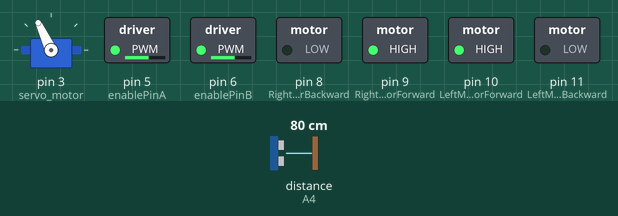
This sketch was run on a simulated Arduino Uno, built with avr-gcc and run on an emulated ATmega328P. Shown: servo, switched loads named in the sketch (green lamp = pin HIGH). The inputs (shaded band) are chosen by the test bench; at power-on: distance to the obstacle (sensor on A4) 80 cm. The echo pulse lasts 58.3 µs per cm.

Above: at 3.9 s.
4.0 s: distance to the obstacle (sensor on A4) set to 43 cm
5.5 s: distance to the obstacle (sensor on A4) set to 35 cm
At 6.7 s:
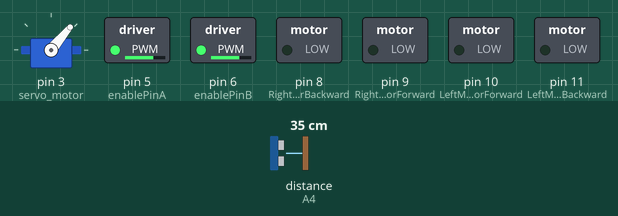
8.5 s: distance to the obstacle (sensor on A4) set to 60 cm
At 8.67 s:
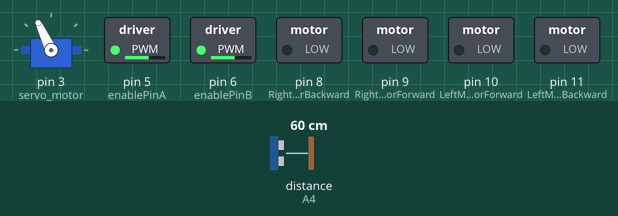
10.2 s: distance to the obstacle (sensor on A4) set to 2 cm
At 12.5 s:
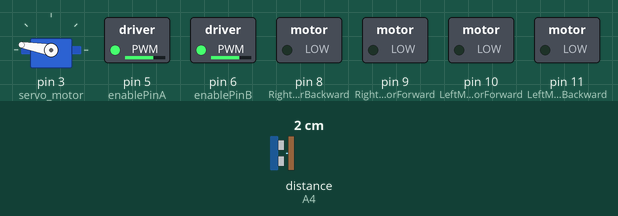
Timing chart, 0 to 14.2 s (numbered marks = the images above; inputs shaded):
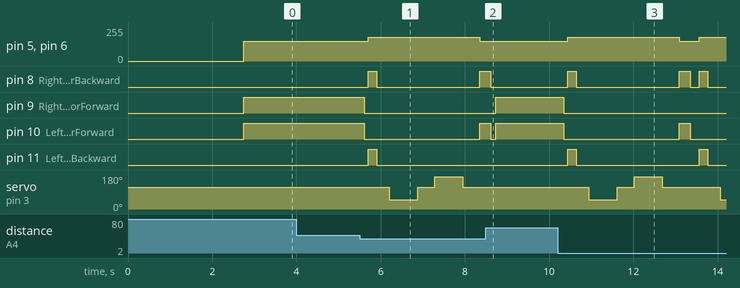

Measured:
- the behaviour switches between 41 and 40 cm on distance to the obstacle (sensor on A4) (found by bisection; images 0 and 1)
- after the input at 4.0 s, every drawn part: stays the same
- after the input at 5.5 s, pin 5 (enablePinA), pin 6 (enablePinB): 150/255 → 180/255 after 0.21 s, → 150/255 2.7 s later
- after the input at 8.5 s, pin 5 (enablePinA), pin 6 (enablePinB): stays 150/255 (without the input it goes to 180/255 after 0.33 s)
- after the input at 10.2 s, pin 5 (enablePinA), pin 6 (enablePinB): 150/255 → 180/255 after 0.25 s, → 150/255 2.6 s later, → 180/255 0.48 s later

The sketch:

Obstacle_Avoider_Code.ino
```cpp
#include <Servo.h>
#include <NewPing.h>
int enablePinA = 5;
int LeftMotorForward = 10;
int LeftMotorBackward = 11;
int RightMotorForward = 9;
int RightMotorBackward = 8;
int enablePinB = 6;

#define trig_pin A5
#define echo_pin A4

#define maximum_distance 200
boolean goesForward = false;
int distance = 100;

NewPing sonar(trig_pin, echo_pin, maximum_distance);
Servo servo_motor;


void setup(){

  pinMode(enablePinA, OUTPUT);
  pinMode(RightMotorForward, OUTPUT);
  pinMode(LeftMotorForward, OUTPUT);
  pinMode(LeftMotorBackward, OUTPUT);
  pinMode(RightMotorBackward, OUTPUT);
  pinMode(enablePinB, OUTPUT);

  servo_motor.attach(3);

  servo_motor.write(115);
  delay(2000);
  distance = readPing();
  delay(100);
  distance = readPing();
  delay(100);
  distance = readPing();
  delay(100);
  distance = readPing();
  delay(100);
}

void loop(){

  int speed = 150;

  int distanceRight = 0;
  int distanceLeft = 0;
  delay(50);

  if (distance <= 40){
    moveStop();
    delay(100);
    moveBackward();
    delay(200);
    moveStop();
    delay(300);
    distanceRight = lookRight();
    delay(400);
    distanceLeft = lookLeft();
    delay(400);

    if (distance >= distanceLeft){
      turnRight();
      moveStop();

    }
    else{
      turnLeft();
      moveStop();

    }
  }
  else{
    moveForward();
  }
    distance = readPing();
}

int lookRight(){
  servo_motor.write(50);
  delay(500);
  int distance = readPing();
  delay(100);
  servo_motor.write(115);
  return distance;
}

int lookLeft(){
  servo_motor.write(170);
  delay(500);
  int distance = readPing();
  delay(100);
  servo_motor.write(115);
  return distance;
  delay(100);
}

int readPing(){
  delay(70);
  int cm = sonar.ping_cm();
  if (cm==0){
    cm=250;
  }
  return cm;
}

void moveStop(){

  digitalWrite(RightMotorForward, LOW);
  digitalWrite(LeftMotorForward, LOW);
  digitalWrite(RightMotorBackward, LOW);
  digitalWrite(LeftMotorBackward, LOW);
}

void moveForward(){
  int speed = 150;

  if(!goesForward){

    goesForward=true;

    digitalWrite(LeftMotorForward, HIGH);
    digitalWrite(RightMotorForward, HIGH);

    digitalWrite(LeftMotorBackward, LOW);
    digitalWrite(RightMotorBackward, LOW);

    analogWrite(enablePinA, speed);
    analogWrite(enablePinB, speed);
  }
}

void moveBackward(){
  int speed = 180;

  goesForward=false;

  digitalWrite(LeftMotorBackward, HIGH);
  digitalWrite(RightMotorBackward, HIGH);

  digitalWrite(LeftMotorForward, LOW);
  digitalWrite(RightMotorForward, LOW);

  analogWrite(enablePinA, speed);
  analogWrite(enablePinB, speed);

}

void turnRight(){
  int speed = 150;

  digitalWrite(LeftMotorForward, HIGH);
  digitalWrite(RightMotorBackward, HIGH);
  delay(5);

  digitalWrite(LeftMotorBackward, LOW);
  digitalWrite(RightMotorForward, LOW);
  analogWrite(enablePinA, speed);
  analogWrite(enablePinB, speed);

  delay(250);

  digitalWrite(LeftMotorForward, HIGH);
  digitalWrite(RightMotorForward, HIGH);
  delay(5);

  digitalWrite(LeftMotorBackward, LOW);
  digitalWrite(RightMotorBackward, LOW);
  analogWrite(enablePinA, speed);
  analogWrite(enablePinB, speed);


}

void turnLeft(){
  int speed = 150;

  digitalWrite(LeftMotorBackward, HIGH);
  digitalWrite(RightMotorForward, HIGH);
  delay(5);

  digitalWrite(LeftMotorForward, LOW);
  digitalWrite(RightMotorBackward, LOW);

  analogWrite(enablePinA, speed);
  analogWrite(enablePinB, speed);

  delay(250);

  digitalWrite(LeftMotorForward, HIGH);
  digitalWrite(RightMotorForward, HIGH);
  delay(5);

  digitalWrite(LeftMotorBackward, LOW);
  digitalWrite(RightMotorBackward, LOW);

  analogWrite(enablePinA, speed);
  analogWrite(enablePinB, speed);
}
```
